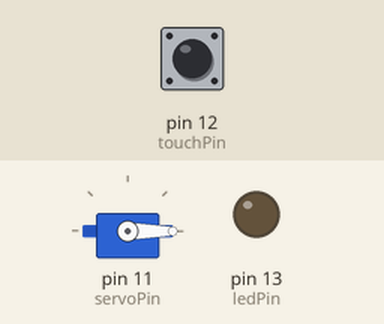
This sketch was run on a simulated Arduino Uno, built with avr-gcc and run on an emulated ATmega328P. Parts: servo, output pins drawn as LEDs (lit = HIGH). The inputs (shaded band) are chosen by the test bench; at power-on: pin 12 (touchPin) LOW. Random numbers use the default seed unless the sketch sets one.

Above: at 1.2 s.
1.3 s: pin 12 (touchPin) pulled HIGH for 0.15 s
At 2.1 s:
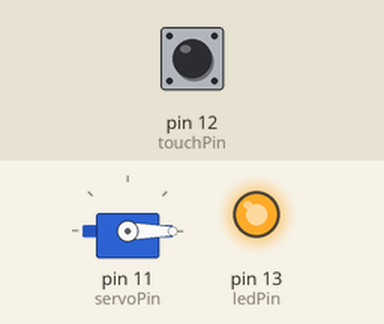
4.4 s: pin 12 (touchPin) pulled HIGH for 1 s
At 5.86 s:
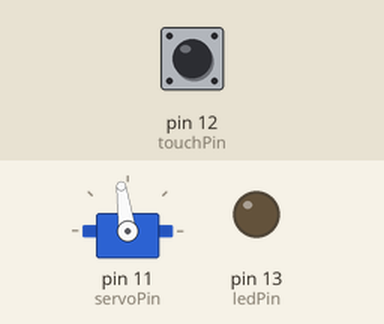
8.3 s: pin 12 (touchPin) pulled HIGH for 3.2 s
At 10.3 s:
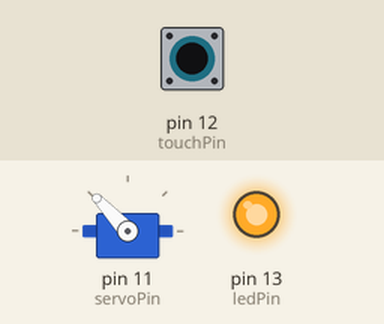
13.0 s: pin 12 (touchPin) pulled HIGH for 0.15 s
At 13.7 s:
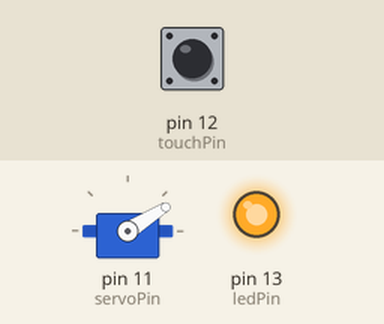
Timing chart, 0 to 16.7 s (numbered marks = the images above; inputs shaded):
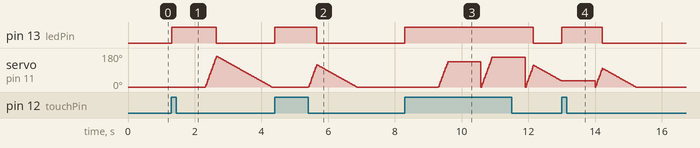

The sketch:

assignment_2.ino
```cpp
//Project eleven controllable servo
#include <Servo.h> // insert the Servo.h library
Servo myservo; // create servo object to control servo

const int servoPin = 11;
const int touchPin = 12;  // the number of the pushbutton pin
const int ledPin = 13;    // the number of the LED pin

int pos = 0; // position of servo

void setup() {
  myservo.attach(servoPin); //Attach the servo on pin 9 to the servo object.

  // declare the digital pins we are using as either input or output:
  pinMode(touchPin, INPUT);
  pinMode(ledPin, OUTPUT);

  // set initial LED state
  digitalWrite(ledPin, HIGH);

  // random seed
  randomSeed(analogRead(0));
}

void loop() {
  // read the state of the touch sensor into a local variable:
  int reading = digitalRead(touchPin);
  Serial.print(reading);

  // if a touch event is detected turn the LED on:
  if (reading == 1) {
    digitalWrite(ledPin, HIGH);

    // Randomly determine stopping point
    delay(1000);
    int max = random(100, 180);
    for(pos = 0; pos < max; pos += 1){ //servo turns from 0 to 180 in steps of 1 degree
      myservo.write(pos); //tell servo to go to position in variable 'pos'
      delay(2); //waits 15ms for the servo to reach the position
    }
    /*if (pos < 180) pos ++;
    myservo.write(pos);
    delay(2);*/
  // if not, turn off the LED
  } else {
    digitalWrite(ledPin, LOW);
    if (pos >= 0) pos--;
    myservo.write(pos);
    delay(10);
  }

  // Rotate loop
  /*for(pos = 0; pos < 180; pos += 1){ //servo turns from 0 to 180 in steps of 1 degree
    myservo.write(pos); //tell servo to go to position in variable 'pos'
    delay(1); //waits 15ms for the servo to reach the position
  }
  delay(1000);
  for(pos = 180; pos>=1; pos-=1) { // servo turns from 180 to 0 in steps of 1 degree
    myservo.write(pos); //tell servo to go to position in variable 'pos'
    delay(15); //waits 15ms for the servo to reach the position
  }
  delay(400);*/
}
```

Measured:
- after the input at 1.3 s, pin 13 (ledPin): LOW → HIGH at once, → LOW 1.3 s later; servo on pin 11 (servoPin): rises from 0° to 162° in 0.35 s, then falls to 0° in 1.6 s
- after the input at 4.4 s, pin 13 (ledPin): LOW → HIGH at once, → LOW 1.2 s later; servo on pin 11 (servoPin): rises from 0° to 118° in 0.25 s, then falls to 0° in 1.2 s
- after the input at 8.3 s, pin 13 (ledPin): LOW → HIGH at once, → LOW 3.8 s later
- after the input at 13.0 s, pin 13 (ledPin): LOW → HIGH at once, → LOW 1.2 s later
